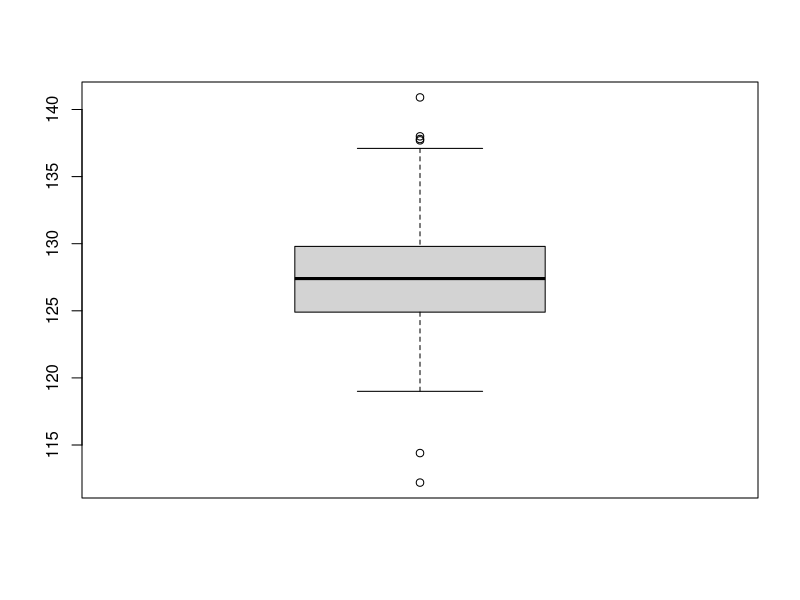
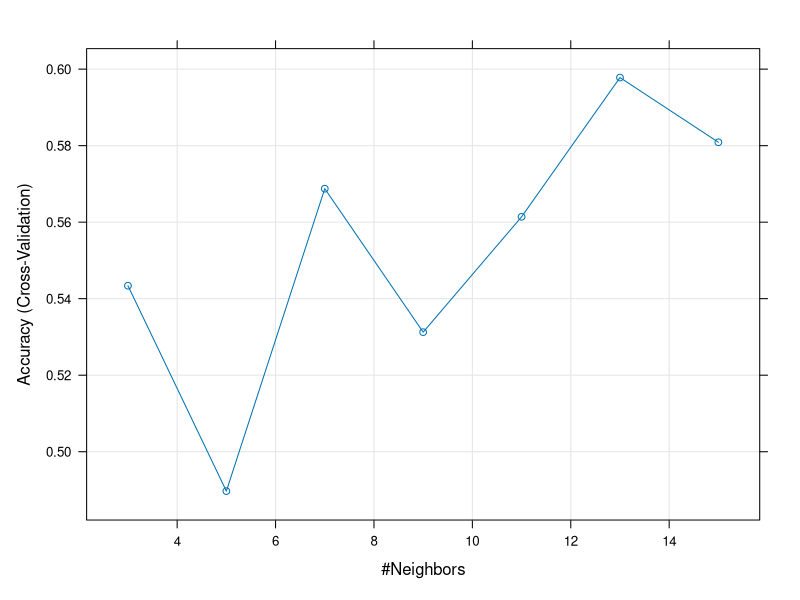

The R script that drew these images, in order:
# ------------------------------------------------------------
# 1. UCITAVANJE I PREGLED PODATAKA
# ------------------------------------------------------------

# Učitavamo CSV fajl sa podacima o vremenima putovanja.
# Parametar stringsAsFactors = F sprečava R da automatski konvertuje string promenljive u faktore.
# To je važno jer želimo sami da kontrolišemo kada i kako se kategorijske promenljive
# pretvaraju u faktore (što je kritično za algoritme klasifikacije).
data <- read.csv("travel-times.csv", stringsAsFactors = F)

# Funkcija str() daje strukturu dataseta:
# prikazuje broj redova i kolona, tip svake kolone (integer, numeric, character, factor),
# kao i prvih nekoliko vrednosti. Ovo je osnovni korak u razumevanju podataka.
str(data)

# Funkcija summary() daje osnovne deskriptivne statistike za svaku kolonu:
# za numeričke kolone to su min, 1. kvartil, medijana, mean, 3. kvartil, max,
# dok za kategorijske prikazuje učestalosti.
# Ove informacije pomažu da se stekne uvid u distribuciju podataka i eventualne anomalije.
summary(data)


# ------------------------------------------------------------
# 2. PROVERA I OBRADA NEDOSTAJUCIH VREDNOSTI
# ------------------------------------------------------------

# Nedostajuće vrednosti mogu biti kodirane na različite načine: kao "", "-", " ", ili formalni NA.
# Ako ih ne obradimo, algoritmi mašinskog učenja će prijaviti grešku jer očekuju kompletne podatke.
# colSums() sabira koliko se puta pojavljuje svaki od ovih obrazaca po kolonama.
colSums(data == "" | data == "-" | data == " " | is.na(data))

# Uklanjamo kolone koje nisu relevantne za modeliranje (Date, StartTime, DayOfWeek).
# Ove promenljive ne nose prediktivnu vrednost, a zadržavanjem bismo mogli da unesemo šum
# ili da komplikujemo model bez realne koristi.
data$Date <- NULL
data$StartTime <- NULL
#data$DayOfWeek <- NULL


# ------------------------------------------------------------
# 3. RAD SA KATEGORIJSKOM PROMENLJIVOM GoingTo
# ------------------------------------------------------------

# Provera tipa podataka u koloni (da bismo znali da li je string ili faktor).
class(data$GoingTo)

# Pregled učestalosti vrednosti u koloni GoingTo.
# Ako ima praznih vrednosti, ovde ih lako primetimo.
table(data$GoingTo)

# Pretvaramo kolonu u character radi fleksibilnije manipulacije.
data$GoingTo <- as.character(data$GoingTo)

# Imputacija nedostajućih vrednosti u GoingTo:
# prazne vrednosti menjamo vrednošću koja se najčešće pojavljuje ("Work").
# Ovo je heuristička metoda koja smanjuje pristrasnost i gubitak informacija.
data$GoingTo[data$GoingTo == ""] <- "Work"

# Pretvaramo GoingTo u faktor (sa eksplicitnim nivoima "Home" i "Work").
# Faktori su kategorijske promenljive koje algoritmi klasifikacije koriste
# da bi prepoznali diskretne klase.
data$GoingTo <- factor(data$GoingTo, levels = c("Home", "Work"))

# Ponovo proveravamo strukturu dataseta da potvrdimo promene.
str(data)

#library(fastDummies)

# Dodajemo dummy kolone za 'DayOfWeek' direktno u postojeći data
# data <- dummy_cols(
#   data,
#   select_columns = "DayOfWeek",
#   remove_first_dummy = FALSE,    # TRUE ako želiš da izbaci jednu dummy kolonu (dummy trap)
#   remove_selected_columns = TRUE # TRUE da obriše originalnu 'day' kolonu i zadrži samo dummy-je
# )

#pravimo dummy promenjive
dummies <- model.matrix(~ DayOfWeek - 1, data = data)

# spoji dummy-je sa originalnim podacima
data <- cbind(data, dummies)

# uklanjamo DayOfWeek
data$DayOfWeek <- NULL

# sredivanje kolona
data <- data[,c(1,11:15,2:10)]


# ------------------------------------------------------------
# 4. RAD SA NUMERIČKOM PROMENLJIVOM FuelEconomy
# ------------------------------------------------------------

# Nedostajuće vrednosti kodiramo kao NA.
data$FuelEconomy[data$FuelEconomy == "" | data$FuelEconomy == " " | 
                   data$FuelEconomy == "-" | is.na(data$FuelEconomy)] <- NA

# Pretvaramo FuelEconomy u numerički tip (da bismo mogli da radimo statističke analize).
data$FuelEconomy <- as.numeric(data$FuelEconomy)

# Testiramo da li FuelEconomy ima normalnu raspodelu (Shapiro-Wilk test).
# Hipoteza H0: podaci su normalno raspoređeni. Ako p < 0.05 → odbacujemo H0.
shapiro.test(na.omit(data$FuelEconomy))

# Pošto podaci nisu normalni, koristimo medijanu kao robusnu meru centralne tendencije.
# Mean je osetljiv na outliere, dok je medijana stabilnija.
medianFuelEconomy <- median(data$FuelEconomy, na.rm = T)

# Sada NA vrednosti zamenjujemo medijanom kolone.
data$FuelEconomy[is.na(data$FuelEconomy)] <- medianFuelEconomy


# ------------------------------------------------------------
# 5. KREIRANJE CILJNE PROMENLJIVE (FEATURE ENGINEERING)
# ------------------------------------------------------------

# Računamo 60-ti percentil zagušenja na 407 autoputu.
percentil60 <- quantile(data$Congestion407, 0.6)
percentil60

# Kreiramo ciljnu promenljivu Take407All:
# logika je da vozači biraju 407 autoput ako je zagušenje manje od 60-tog percentila
# i ako nisu ostavili komentar (npr. nezadovoljstvo).
# Ovo je tipičan primer kreiranja target promenljive na osnovu poslovne logike.
data$Take407All <- ifelse(data$Congestion407 < percentil60 & data$Comments == "",
                          yes = "Yes", no = "No")

# Pretvaramo target u faktor (binarnu klasnu promenljivu).
data$Take407All <- as.factor(data$Take407All)

# Uklanjamo kolone koje su korišćene za kreiranje targeta
# jer bi njihovo zadržavanje predstavljalo data leakage (curenje podataka).
# Data leakage vodi ka nerealno visokim performansama i lošoj generalizaciji.
data$Congestion407 <- NULL
data$Comments <- NULL

str(data)


# ------------------------------------------------------------
# 6. DETEKCIJA OUTLIERA
# ------------------------------------------------------------

# Koristimo boxplot da vizuelizujemo MaxSpeed i detektujemo outliere.
boxplot(data$MaxSpeed)

# boxplot.stats vraća statističke granice (Q1, Q3, whiskers) i listu outlajera.
boxplot.stats(data$MaxSpeed)

# Broj outlajera u MaxSpeed koloni
length(boxplot.stats(data$MaxSpeed)$out)

# Provera broja outlajera u svim numeričkim kolonama pomoću apply.
apply(data[,2:8], 2, function(x) length(boxplot.stats(x)$out))

# Pretvaranje dummy faktorskih u numericke
data$DayOfWeekMonday    <- as.numeric(as.character(data$DayOfWeekMonday))
data$DayOfWeekTuesday   <- as.numeric(as.character(data$DayOfWeekTuesday))
data$DayOfWeekWednesday <- as.numeric(as.character(data$DayOfWeekWednesday))
data$DayOfWeekThursday  <- as.numeric(as.character(data$DayOfWeekThursday))
data$DayOfWeekFriday    <- as.numeric(as.character(data$DayOfWeekFriday))

str(data)

# ------------------------------------------------------------
# 7. STANDARDIZACIJA PODATAKA
# ------------------------------------------------------------

# Pošto postoji veliki broj outlajera, koristimo robustnu standardizaciju:
# centriranje po medijani i skaliranje po IQR-u.
# Ovo je otpornije od z-score standardizacije (koja koristi mean i standard devijaciju).
data.std <- apply(data[,7:13], 2, function(x) scale(x, median(x), IQR(x)))

# Rezultat apply je matrica → pretvaramo u data.frame radi lakšeg rukovanja.
data.std <- as.data.frame(data.std)

# Dodajemo faktorsku promenljivu GoingTo pretvorenu u numeričku (0/1).
# Ova konverzija omogućava da se kategorijska promenljiva koristi u KNN algoritmu.
data.std$GoingTo <- as.integer(data$GoingTo) - 1

# Dodajemo ciljnu promenljivu u dataset.
data.std$Take407All <- data$Take407All

data.std$DayOfWeekMonday <- data$DayOfWeekMonday
data.std$DayOfWeekTuesday <- data$DayOfWeekTuesday
data.std$DayOfWeekWednesday <- data$DayOfWeekWednesday
data.std$DayOfWeekThursday <- data$DayOfWeekThursday
data.std$DayOfWeekFriday <- data$DayOfWeekFriday

# Raspoređujemo kolone po željenom redosledu radi preglednosti.
data.std <- data.std[,c(8,10:14,1:7,9)]

str(data.std)
summary(data.std)


# ------------------------------------------------------------
# 8. PODELA NA TRAIN I TEST SKUP
# ------------------------------------------------------------

library(caret)

# Setujemo seed da bismo imali reproduktivne rezultate.
set.seed(1010)



# createDataPartition pravi stratifikovanu podelu podataka:
# obezbeđuje da proporcije klasa u trening i test skupu budu slične originalu.
indexes <- createDataPartition(data.std$Take407All, p = 0.8, list = FALSE)

# Trening skup čini 80% podataka, test 20%.
train.data <- data.std[indexes, ]
test.data  <- data.std[-indexes, ]

# Proveravamo proporcije klasa (Yes/No) u celom datasetu, train i test skupu.
prop.table(table(data.std$Take407All))
prop.table(table(train.data$Take407All))
prop.table(table(test.data$Take407All))


# ------------------------------------------------------------
# 9. KNN SA CROSS-VALIDATION I GRID SEARCH
# ------------------------------------------------------------

library(e1071)

# Definišemo strategiju validacije: 10-fold cross-validation.
# Dataset se deli na 10 delova, model se trenira na 9, testira na 1,
# i proces se ponavlja dok svaki deo jednom ne bude test.
numFolds <- trainControl(method = "cv", number = 10)

# Ponovo setujemo seme.
set.seed(1010)

# Definišemo mrežu vrednosti za hiperparametar k.
# Grid search je metoda sistematskog ispitivanja vrednosti hiperparametara.
kGrid  <- expand.grid(.k = seq(from = 3, to = 15, by = 2))

# Treniramo KNN sa različitim vrednostima k i procenjujemo performanse pomoću 10-fold CV.
# Cilj je da pronađemo vrednost k koja daje najbolju prosečnu tačnost.
crossvalidation <- train(
  x = train.data[, -14],
  y = train.data$Take407All,
  method = "knn",
  trControl = numFolds,
  tuneGrid = kGrid
)

# Prikaz rezultata (accuracy i Kappa po vrednostima k).
crossvalidation

# Grafički prikaz promene tačnosti u zavisnosti od k.
plot(crossvalidation)

# Ekstrakcija najboljeg k (optimalan broj suseda).
bestK <- crossvalidation$bestTune$k
bestK


# ------------------------------------------------------------
# 10. EVALUACIJA MODELA NA TEST SKUPU
# ------------------------------------------------------------

library(class)

# Predikcija pomoću KNN-a na test podacima sa k=13 (odabrano iz CV).
knn.pred <- knn(train = train.data[,-14], 
                test = test.data[,-14],
                cl = train.data$Take407All, 
                k = 13)

# Ispis predikcija
knn.pred

# Konfuziona matrica poredi stvarne klase (redovi) i predikovane klase (kolone).
# Ona je osnovna alatka za analizu klasifikacionih modela.
cm <- table(test.data$Take407All, knn.pred)
cm

# Funkcija za računanje metrika iz konfuzione matrice.
# Metrike su: Accuracy, Precision, Recall i F1-score.
# One omogućavaju detaljnije razumevanje performansi modela, posebno kod neuravnoteženih klasa.
getEvaluationMetrics <- function(cm){
  
  TP <- cm[2,2]  # True Positives
  TN <- cm[1,1]  # True Negatives
  FP <- cm[1,2]  # False Positives
  FN <- cm[2,1]  # False Negatives
  
  # Accuracy = udeo ispravno klasifikovanih instanci
  accuracy  <- (TP+TN)/(TP+TN+FP+FN)
  
  # Precision = udeo ispravnih pozitivnih predikcija u svim predikcijama pozitivne klase
  precision <- TP/(TP+FP)
  
  # Recall (senzitivnost) = udeo prepoznatih pozitivnih primera u svim stvarnim pozitivnim primerima
  recall <- TP/(TP+FN)
  
  # F1-score = harmonijska sredina Precision i Recall,
  # koristi se kada je važno postići balans između njih.
  f1 <- (2*precision*recall)/(precision+recall)
  
  c(
    accuracy = accuracy,
    precision = precision,
    recall = recall,
    f1 = f1
  )
}

# Računamo evaluacione metrike na osnovu test skupa.
getEvaluationMetrics(cm)

# Evaluacija performansi modela:
# --------------------------------
# Accuracy = 0.60 (60%)
#   - Model je tačno pogodio 60% svih primera.
#   - To znači da je 40% instanci klasifikovano pogrešno.
#
# Precision = 0.636 (≈63.6%)
#   - Kada model predvidi pozitivnu klasu ("Yes"),
#     on je u pravu u oko 63.6% slučajeva.
#   - Mera pouzdanosti pozitivnih predikcija.
#
# Recall = 0.636 (≈63.6%)
#   - Model prepoznaje oko 63.6% svih stvarno pozitivnih primera.
#   - Mera sposobnosti modela da "uhvati" pozitivne slučajeve.
#
# F1 = 0.636 (≈63.6%)
#   - Harmonijska sredina Precision i Recall.
#   - Pokazuje da su precision i recall u balansu,
#     jer su približno jednaki.
#
# Interpretacija:
#   - Model je nešto bolji od nasumičnog (random ~50% na balansiranom skupu).
#   - Precision i Recall su ujednačeni, što znači da model
#     nije pristrasan ka tome da favorizuje jednu klasu.
#   - Ukupno: solidna, ali ne i sjajna performansa.
#   - Zavisi od problema da li je ovo dovoljno dobro (npr.
#     u medicini bi se tražio viši recall, u spam filterima viši precision).

